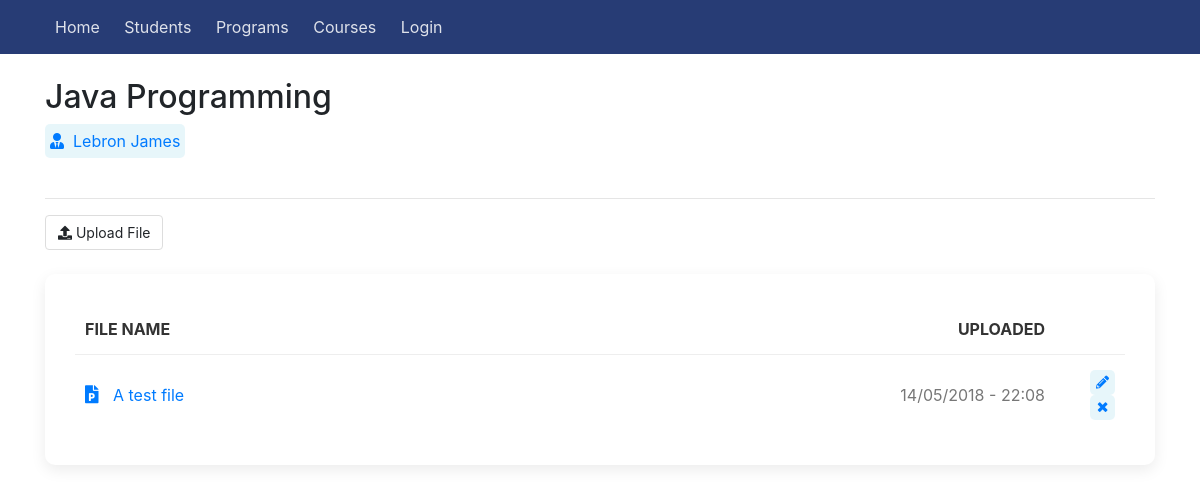
The page /programs/course/1 on the database as committed earlier.
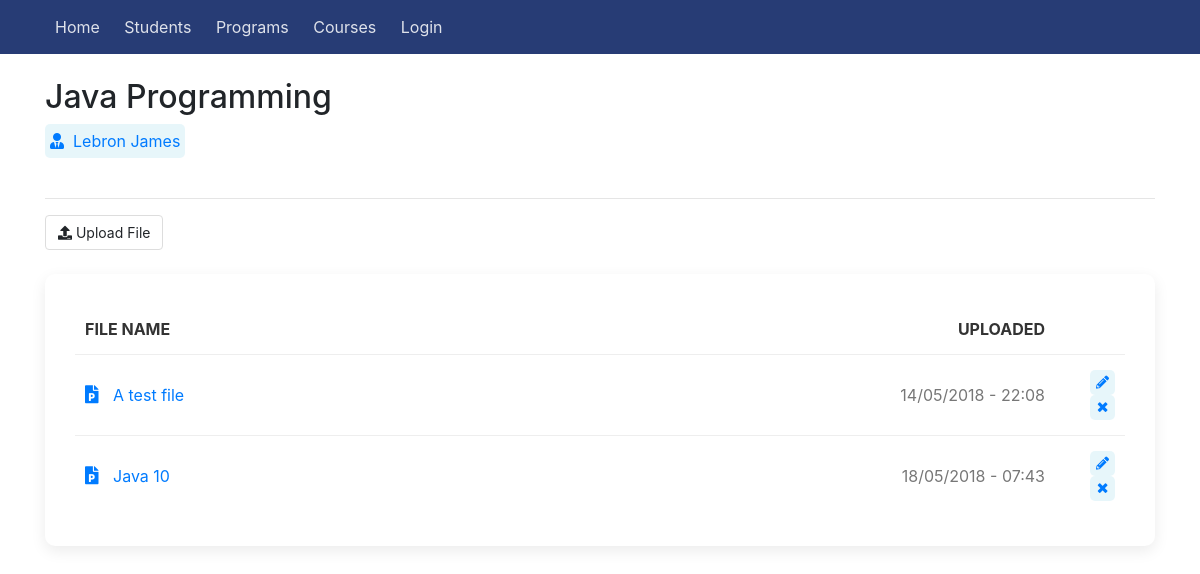
The same page on the database as committed later.
### sems/models.py (models this page shows, shortened)
class Student(models.Model):
    user = models.OneToOneField(User, on_delete=models.CASCADE, null=True)
    first_name = models.CharField(max_length=100, null=True)
    last_name = models.CharField(max_length=100, null=True)
    picture = models.ImageField(null=True, blank=True, default='no-img.png')
    website = models.URLField(max_length=100, null=True, blank=True)
    email = models.EmailField(max_length=100, null=True)
    program = models.ForeignKey(Program, on_delete=models.SET_NULL, null=True)
    country = models.ForeignKey(State, on_delete=models.SET_NULL, null=True)
    city = models.CharField(max_length=100, null=True)
    course = models.ManyToManyField(Course, related_name='course')

class Upload(models.Model):
    name = models.CharField(max_length=100)
    course = models.ForeignKey(Course, on_delete=models.CASCADE)
    file = models.FileField(upload_to='files/', validators=[FileExtensionValidator(['pdf', 'docx', 'doc', 'xls', 'xlsx', 'ppt', 'pptx', 'zip', 'rar', '7zip'])])
    upload_time = models.DateTimeField(default=datetime.now, null=True)
    def get_extension_short(self):
        ext = str(self.file).split(".")
        ext = ext[len(ext)-1]
        if ext == 'doc' or ext == 'docx':
            return 'word'
        elif ext == 'pdf':
            return 'pdf'
        elif ext == 'xls' or ext == 'xlsx':
            return 'excel'
        elif ext == 'ppt' or ext == 'pptx':
            return 'powerpoint'
        elif ext == 'zip' or ext == 'rar' or ext == '7zip':
            return 'archive'
    def __str__(self):
        return str(self.file)[6:]

### sems/views.py (the view)
# urls.py: path('programs/course/<int:pk>', views.course_detail, name='course_detail'),
def course_detail(request, pk):
    course = Course.objects.get(pk = pk)
    files = Upload.objects.filter(course_id = pk)
    group = Group.objects.get(name='Teacher')
    users = group.user_set.all()
    return render(
        request, 'course_single.html', {'usrs': users, 'course': course, 'files': files, 'media_url': settings.MEDIA_ROOT},
    )

### sems/models.py (called while the page is built)
    def __str__(self):
        return self.name

### sems/templates/course_single.html (shortened to what this page needs)
{% extends 'base_generic.html' %}
{% block content %}
<h2>{{ course }}</h2>
{% for u in usrs %}
<a class="label" href="{% url 'student_detail' pk=u.student.pk%}"><i class="fas fa-user-tie"></i> &nbsp; {{ u.student.first_name }} {{ u.student.last_name }}</a>
{% endfor %}
<br/>
<br/>
<hr/>
<a href="{% url 'upload_file_view' course_id=course.pk %}" class="btn btn-primary"><i class="fas fa-upload"></i> Upload file</a>
<br/>
<br/>
{% load static %}
<div class="shadow-box">
    {% if files %}
    <table>
        <thead>
            <tr>
                <th>File name</th>
                <th class="text-right">Uploaded</th>
                <th></th>
            </tr>
        </thead>
        <tbody>
        {% for file in files %}
        <tr>
            <td><a href="{% static 'uploads/files/' %}{{ file }}" title="{{ file }}"><i style="font-size: 18px; padding-right: 10px;" class="fas fa-file-{{ file.get_extension_short }}"></i> {{ file.name }}</a><br/></td>
            <td class="text-right">{{ file.upload_time|date:'d/m/Y - H:i' }}</td>
            <td style="width: 70px" class="text-right"><a href="#"><span class="label sm-label"><i class="fas fa-pencil-alt"></i></span></a>
                <a href="#"><span class="label sm-label"><i class="fas fa-times"></i></span></a></td>
        </tr>
        {% endfor %}
        </tbody>
    </table>
    {% else %}
    <p class="lead text-center">No files have been uploaded</p>
    {% endif %}
</div>
{% endblock %}

Rows that differ between the two databases and show on the page:
added Upload: name "Java 10", upload_time "18/05/2018 - 07:43"
